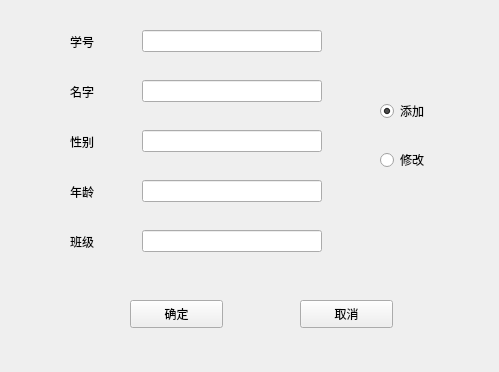
<?xml version="1.0" encoding="UTF-8"?>
<ui version="4.0">
 <class>change_student</class>
 <widget class="QWidget" name="change_student">
  <property name="geometry">
   <rect>
    <x>0</x>
    <y>0</y>
    <width>499</width>
    <height>372</height>
   </rect>
  </property>
  <property name="windowTitle">
   <string>Form</string>
  </property>
  <widget class="QWidget" name="layoutWidget">
   <property name="geometry">
    <rect>
     <x>70</x>
     <y>80</y>
     <width>252</width>
     <height>23</height>
    </rect>
   </property>
   <layout class="QHBoxLayout" name="horizontalLayout_2">
    <item>
     <widget class="QLabel" name="label_2">
      <property name="text">
       <string>名字</string>
      </property>
     </widget>
    </item>
    <item>
     <widget class="QLineEdit" name="textName">
      <property name="maximumSize">
       <size>
        <width>180</width>
        <height>16777215</height>
       </size>
      </property>
     </widget>
    </item>
   </layout>
  </widget>
  <widget class="QWidget" name="layoutWidget_2">
   <property name="geometry">
    <rect>
     <x>70</x>
     <y>130</y>
     <width>252</width>
     <height>23</height>
    </rect>
   </property>
   <layout class="QHBoxLayout" name="horizontalLayout_3">
    <item>
     <widget class="QLabel" name="label_3">
      <property name="text">
       <string>性别</string>
      </property>
     </widget>
    </item>
    <item>
     <widget class="QLineEdit" name="textSex">
      <property name="minimumSize">
       <size>
        <width>0</width>
        <height>0</height>
       </size>
      </property>
      <property name="maximumSize">
       <size>
        <width>180</width>
        <height>16777215</height>
       </size>
      </property>
     </widget>
    </item>
   </layout>
  </widget>
  <widget class="QWidget" name="layoutWidget_3">
   <property name="geometry">
    <rect>
     <x>70</x>
     <y>180</y>
     <width>252</width>
     <height>23</height>
    </rect>
   </property>
   <layout class="QHBoxLayout" name="horizontalLayout_4">
    <item>
     <widget class="QLabel" name="label_4">
      <property name="text">
       <string>年龄</string>
      </property>
     </widget>
    </item>
    <item>
     <widget class="QLineEdit" name="textAge">
      <property name="maximumSize">
       <size>
        <width>180</width>
        <height>16777215</height>
       </size>
      </property>
     </widget>
    </item>
   </layout>
  </widget>
  <widget class="QWidget" name="layoutWidget_4">
   <property name="geometry">
    <rect>
     <x>70</x>
     <y>230</y>
     <width>252</width>
     <height>23</height>
    </rect>
   </property>
   <layout class="QHBoxLayout" name="horizontalLayout_5">
    <item>
     <widget class="QLabel" name="label_5">
      <property name="text">
       <string>班级</string>
      </property>
     </widget>
    </item>
    <item>
     <widget class="QLineEdit" name="textClass">
      <property name="maximumSize">
       <size>
        <width>180</width>
        <height>16777215</height>
       </size>
      </property>
     </widget>
    </item>
   </layout>
  </widget>
  <widget class="QPushButton" name="btnSure">
   <property name="geometry">
    <rect>
     <x>130</x>
     <y>300</y>
     <width>93</width>
     <height>28</height>
    </rect>
   </property>
   <property name="text">
    <string>确定</string>
   </property>
  </widget>
  <widget class="QPushButton" name="btnCancel">
   <property name="geometry">
    <rect>
     <x>300</x>
     <y>300</y>
     <width>93</width>
     <height>28</height>
    </rect>
   </property>
   <property name="text">
    <string>取消</string>
   </property>
  </widget>
  <widget class="QWidget" name="">
   <property name="geometry">
    <rect>
     <x>70</x>
     <y>30</y>
     <width>252</width>
     <height>23</height>
    </rect>
   </property>
   <layout class="QHBoxLayout" name="horizontalLayout">
    <item>
     <widget class="QLabel" name="label">
      <property name="text">
       <string>学号</string>
      </property>
     </widget>
    </item>
    <item>
     <widget class="QLineEdit" name="textNo">
      <property name="maximumSize">
       <size>
        <width>180</width>
        <height>16777215</height>
       </size>
      </property>
     </widget>
    </item>
   </layout>
  </widget>
  <widget class="QWidget" name="">
   <property name="geometry">
    <rect>
     <x>380</x>
     <y>80</y>
     <width>81</width>
     <height>111</height>
    </rect>
   </property>
   <layout class="QVBoxLayout" name="verticalLayout">
    <item>
     <widget class="QRadioButton" name="radioButton_Add">
      <property name="text">
       <string>添加</string>
      </property>
      <property name="checked">
       <bool>true</bool>
      </property>
     </widget>
    </item>
    <item>
     <widget class="QRadioButton" name="radioButton_Change">
      <property name="text">
       <string>修改</string>
      </property>
     </widget>
    </item>
   </layout>
  </widget>
 </widget>
 <resources/>
 <connections/>
</ui>
